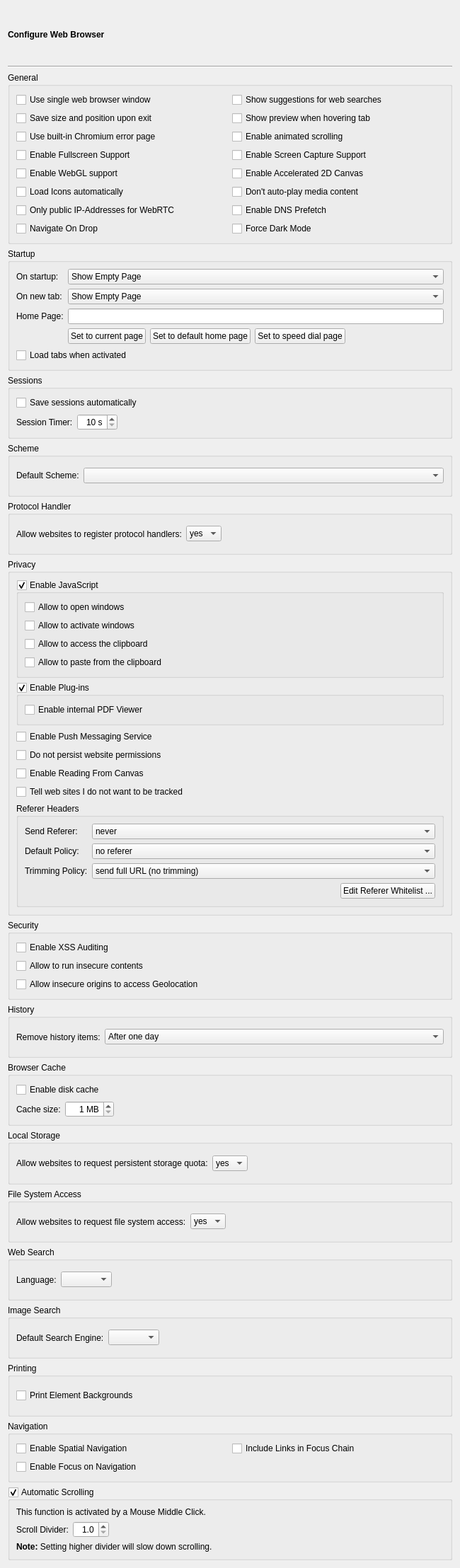
<?xml version="1.0" encoding="UTF-8"?>
<ui version="4.0">
 <class>WebBrowserPage</class>
 <widget class="QWidget" name="WebBrowserPage">
  <property name="geometry">
   <rect>
    <x>0</x>
    <y>0</y>
    <width>650</width>
    <height>2216</height>
   </rect>
  </property>
  <layout class="QVBoxLayout" name="verticalLayout_6">
   <item>
    <widget class="QLabel" name="headerLabel">
     <property name="text">
      <string>&lt;b&gt;Configure Web Browser&lt;/b&gt;</string>
     </property>
    </widget>
   </item>
   <item>
    <widget class="Line" name="line17">
     <property name="frameShape">
      <enum>QFrame::Shape::HLine</enum>
     </property>
     <property name="frameShadow">
      <enum>QFrame::Shadow::Sunken</enum>
     </property>
     <property name="orientation">
      <enum>Qt::Orientation::Horizontal</enum>
     </property>
    </widget>
   </item>
   <item>
    <widget class="QGroupBox" name="groupBox_4">
     <property name="title">
      <string>General</string>
     </property>
     <layout class="QGridLayout" name="gridLayout_5">
      <item row="1" column="0">
       <widget class="QCheckBox" name="saveGeometryCheckBox">
        <property name="toolTip">
         <string>Select to save the window size and position</string>
        </property>
        <property name="text">
         <string>Save size and position upon exit</string>
        </property>
       </widget>
      </item>
      <item row="3" column="1">
       <widget class="QCheckBox" name="screenCaptureCheckBox">
        <property name="toolTip">
         <string>Select to enable screen capture support</string>
        </property>
        <property name="text">
         <string>Enable Screen Capture Support</string>
        </property>
       </widget>
      </item>
      <item row="0" column="0">
       <widget class="QCheckBox" name="singleHelpWindowCheckBox">
        <property name="toolTip">
         <string>Select to use a single web browser window only</string>
        </property>
        <property name="text">
         <string>Use single web browser window</string>
        </property>
       </widget>
      </item>
      <item row="6" column="1">
       <widget class="QCheckBox" name="dnsPrefetchCheckBox">
        <property name="toolTip">
         <string>Select to try to pre-fetch DNS entries to speed up browsing</string>
        </property>
        <property name="text">
         <string>Enable DNS Prefetch</string>
        </property>
       </widget>
      </item>
      <item row="3" column="0">
       <widget class="QCheckBox" name="fullscreenCheckBox">
        <property name="toolTip">
         <string>Select to enable fullscreen support</string>
        </property>
        <property name="text">
         <string>Enable Fullscreen Support</string>
        </property>
       </widget>
      </item>
      <item row="6" column="0">
       <widget class="QCheckBox" name="webRtcPublicOnlyCheckBox">
        <property name="toolTip">
         <string>Select to limit WebRTC to public IP addresses only</string>
        </property>
        <property name="text">
         <string>Only public IP-Addresses for WebRTC</string>
        </property>
       </widget>
      </item>
      <item row="4" column="0">
       <widget class="QCheckBox" name="webGLCheckBox">
        <property name="toolTip">
         <string>Select to enable support for WebGL</string>
        </property>
        <property name="text">
         <string>Enable WebGL support</string>
        </property>
       </widget>
      </item>
      <item row="4" column="1">
       <widget class="QCheckBox" name="accelerated2dCanvasCheckBox">
        <property name="toolTip">
         <string>Select to enable support for accelerated 2D canvas using OpenGL</string>
        </property>
        <property name="text">
         <string>Enable Accelerated 2D Canvas</string>
        </property>
       </widget>
      </item>
      <item row="0" column="1">
       <widget class="QCheckBox" name="webSuggestionsCheckBox">
        <property name="toolTip">
         <string>Select to enable suggestions for web searches</string>
        </property>
        <property name="text">
         <string>Show suggestions for web searches</string>
        </property>
       </widget>
      </item>
      <item row="5" column="1">
       <widget class="QCheckBox" name="autoplayMediaCheckBox">
        <property name="toolTip">
         <string>Select, to inhibit playback of media content until the user interacts with the page</string>
        </property>
        <property name="text">
         <string>Don't auto-play media content</string>
        </property>
       </widget>
      </item>
      <item row="5" column="0">
       <widget class="QCheckBox" name="autoloadIconsCheckBox">
        <property name="toolTip">
         <string>Select to load web site icons automatically</string>
        </property>
        <property name="text">
         <string>Load Icons automatically</string>
        </property>
       </widget>
      </item>
      <item row="2" column="0">
       <widget class="QCheckBox" name="errorPageCheckBox">
        <property name="toolTip">
         <string>Select to enable displaying the built-in Chromium error pages.</string>
        </property>
        <property name="text">
         <string>Use built-in Chromium error page</string>
        </property>
       </widget>
      </item>
      <item row="1" column="1">
       <widget class="QCheckBox" name="showTabPreviews">
        <property name="toolTip">
         <string>Select to show a page preview when the mouse hovers over the tab</string>
        </property>
        <property name="text">
         <string>Show preview when hovering tab</string>
        </property>
       </widget>
      </item>
      <item row="2" column="1">
       <widget class="QCheckBox" name="scrollingCheckBox">
        <property name="toolTip">
         <string>Select to activate animated scrolling</string>
        </property>
        <property name="text">
         <string>Enable animated scrolling</string>
        </property>
       </widget>
      </item>
      <item row="7" column="0">
       <widget class="QCheckBox" name="navigateOnDropCheckBox">
        <property name="toolTip">
         <string>Select to enable navigation by dropping URLs on a view.</string>
        </property>
        <property name="text">
         <string>Navigate On Drop</string>
        </property>
       </widget>
      </item>
      <item row="7" column="1">
       <widget class="QCheckBox" name="forceDarkModeCheckBox">
        <property name="toolTip">
         <string>Select to render all web contents using a dark theme.</string>
        </property>
        <property name="text">
         <string>Force Dark Mode</string>
        </property>
       </widget>
      </item>
     </layout>
    </widget>
   </item>
   <item>
    <widget class="QGroupBox" name="startupGroupBox">
     <property name="title">
      <string>Startup</string>
     </property>
     <layout class="QGridLayout" name="gridLayout_3">
      <item row="0" column="0">
       <widget class="QLabel" name="label">
        <property name="text">
         <string>On startup:</string>
        </property>
       </widget>
      </item>
      <item row="0" column="1" colspan="4">
       <widget class="QComboBox" name="startupCombo">
        <property name="toolTip">
         <string>Select the startup behavior</string>
        </property>
        <item>
         <property name="text">
          <string>Show Empty Page</string>
         </property>
        </item>
        <item>
         <property name="text">
          <string>Show Home Page</string>
         </property>
        </item>
        <item>
         <property name="text">
          <string>Show Speed Dial</string>
         </property>
        </item>
        <item>
         <property name="text">
          <string>Restore Session</string>
         </property>
        </item>
        <item>
         <property name="text">
          <string>Select Session</string>
         </property>
        </item>
       </widget>
      </item>
      <item row="1" column="0">
       <widget class="QLabel" name="label_12">
        <property name="text">
         <string>On new tab:</string>
        </property>
       </widget>
      </item>
      <item row="1" column="1" colspan="4">
       <widget class="QComboBox" name="newTabCombo">
        <property name="toolTip">
         <string>Select the behavior of new tabs</string>
        </property>
        <item>
         <property name="text">
          <string>Show Empty Page</string>
         </property>
        </item>
        <item>
         <property name="text">
          <string>Show Home Page</string>
         </property>
        </item>
        <item>
         <property name="text">
          <string>Show Speed Dial</string>
         </property>
        </item>
       </widget>
      </item>
      <item row="2" column="0">
       <widget class="QLabel" name="homePageLabel">
        <property name="text">
         <string>Home Page:</string>
        </property>
       </widget>
      </item>
      <item row="2" column="1" colspan="4">
       <widget class="QLineEdit" name="homePageEdit">
        <property name="toolTip">
         <string>Enter the desired home page</string>
        </property>
       </widget>
      </item>
      <item row="3" column="1">
       <widget class="QPushButton" name="setCurrentPageButton">
        <property name="toolTip">
         <string>Press to set the current page as the home page</string>
        </property>
        <property name="text">
         <string>Set to current page</string>
        </property>
       </widget>
      </item>
      <item row="3" column="2">
       <widget class="QPushButton" name="defaultHomeButton">
        <property name="toolTip">
         <string>Press to set the default home page</string>
        </property>
        <property name="text">
         <string>Set to default home page</string>
        </property>
       </widget>
      </item>
      <item row="3" column="3">
       <widget class="QPushButton" name="setSpeedDialPageButton">
        <property name="toolTip">
         <string>Press to set the speed dial as the home page</string>
        </property>
        <property name="text">
         <string>Set to speed dial page</string>
        </property>
       </widget>
      </item>
      <item row="3" column="4">
       <spacer name="horizontalSpacer_2">
        <property name="orientation">
         <enum>Qt::Orientation::Horizontal</enum>
        </property>
        <property name="sizeHint" stdset="0">
         <size>
          <width>160</width>
          <height>20</height>
         </size>
        </property>
       </spacer>
      </item>
      <item row="4" column="0" colspan="5">
       <widget class="QCheckBox" name="loadTabOnActivationCheckBox">
        <property name="toolTip">
         <string>Select to load restored tabs when they are activated</string>
        </property>
        <property name="text">
         <string>Load tabs when activated</string>
        </property>
       </widget>
      </item>
     </layout>
     <zorder>label</zorder>
     <zorder>startupCombo</zorder>
     <zorder>homePageLabel</zorder>
     <zorder>homePageEdit</zorder>
     <zorder>setCurrentPageButton</zorder>
     <zorder>defaultHomeButton</zorder>
     <zorder>label_12</zorder>
     <zorder>newTabCombo</zorder>
     <zorder>loadTabOnActivationCheckBox</zorder>
     <zorder>setSpeedDialPageButton</zorder>
    </widget>
   </item>
   <item>
    <widget class="QGroupBox" name="groupBox_8">
     <property name="title">
      <string>Sessions</string>
     </property>
     <layout class="QGridLayout" name="gridLayout_6">
      <item row="0" column="0" colspan="3">
       <widget class="QCheckBox" name="saveSessionCheckBox">
        <property name="toolTip">
         <string>Select to save sessions automatically</string>
        </property>
        <property name="text">
         <string>Save sessions automatically</string>
        </property>
       </widget>
      </item>
      <item row="1" column="0">
       <widget class="QLabel" name="label_13">
        <property name="text">
         <string>Session Timer:</string>
        </property>
       </widget>
      </item>
      <item row="1" column="1">
       <widget class="QSpinBox" name="sessionTimerSpinBox">
        <property name="toolTip">
         <string>Enter the time to save sessions</string>
        </property>
        <property name="alignment">
         <set>Qt::AlignmentFlag::AlignRight|Qt::AlignmentFlag::AlignTrailing|Qt::AlignmentFlag::AlignVCenter</set>
        </property>
        <property name="suffix">
         <string> s</string>
        </property>
        <property name="minimum">
         <number>10</number>
        </property>
        <property name="maximum">
         <number>180</number>
        </property>
        <property name="singleStep">
         <number>1</number>
        </property>
       </widget>
      </item>
      <item row="1" column="2">
       <spacer name="horizontalSpacer_8">
        <property name="orientation">
         <enum>Qt::Orientation::Horizontal</enum>
        </property>
        <property name="sizeHint" stdset="0">
         <size>
          <width>443</width>
          <height>20</height>
         </size>
        </property>
       </spacer>
      </item>
     </layout>
    </widget>
   </item>
   <item>
    <widget class="QGroupBox" name="groupBox_2">
     <property name="title">
      <string>Scheme</string>
     </property>
     <layout class="QGridLayout" name="gridLayout_4">
      <item row="0" column="0">
       <widget class="QLabel" name="label_3">
        <property name="text">
         <string>Default Scheme:</string>
        </property>
       </widget>
      </item>
      <item row="0" column="1">
       <widget class="QComboBox" name="defaultSchemeCombo">
        <property name="sizePolicy">
         <sizepolicy hsizetype="Expanding" vsizetype="Fixed">
          <horstretch>0</horstretch>
          <verstretch>0</verstretch>
         </sizepolicy>
        </property>
        <property name="toolTip">
         <string>Select the default scheme</string>
        </property>
        <property name="whatsThis">
         <string>&lt;b&gt;Default Scheme&lt;/b&gt;&lt;p&gt;Select the default scheme. This scheme is prepended to URLs, that don't contain one.&lt;/p&gt;</string>
        </property>
        <property name="editable">
         <bool>false</bool>
        </property>
       </widget>
      </item>
     </layout>
    </widget>
   </item>
   <item>
    <widget class="QGroupBox" name="groupBox_11">
     <property name="title">
      <string>Protocol Handler</string>
     </property>
     <layout class="QHBoxLayout" name="horizontalLayout_8">
      <item>
       <widget class="QLabel" name="label_18">
        <property name="text">
         <string>Allow websites to register protocol handlers:</string>
        </property>
       </widget>
      </item>
      <item>
       <widget class="QComboBox" name="protocolHandlerComboBox">
        <property name="toolTip">
         <string>Select how to allow websites to register protocol handlers via &quot;navigator.registerProtocolHandler&quot;</string>
        </property>
        <item>
         <property name="text">
          <string>yes</string>
         </property>
        </item>
        <item>
         <property name="text">
          <string>no</string>
         </property>
        </item>
        <item>
         <property name="text">
          <string>ask</string>
         </property>
        </item>
       </widget>
      </item>
      <item>
       <spacer name="horizontalSpacer_9">
        <property name="orientation">
         <enum>Qt::Orientation::Horizontal</enum>
        </property>
        <property name="sizeHint" stdset="0">
         <size>
          <width>272</width>
          <height>20</height>
         </size>
        </property>
       </spacer>
      </item>
     </layout>
    </widget>
   </item>
   <item>
    <widget class="QGroupBox" name="privacyGroup">
     <property name="title">
      <string>Privacy</string>
     </property>
     <layout class="QVBoxLayout" name="verticalLayout_5">
      <item>
       <widget class="QGroupBox" name="javaScriptGroup">
        <property name="toolTip">
         <string>Select to enable JavaScript support</string>
        </property>
        <property name="title">
         <string>Enable JavaScript</string>
        </property>
        <property name="checkable">
         <bool>true</bool>
        </property>
        <layout class="QVBoxLayout" name="verticalLayout_2">
         <item>
          <widget class="QCheckBox" name="jsOpenWindowsCheckBox">
           <property name="toolTip">
            <string>Select to allow JavaScript to open windows</string>
           </property>
           <property name="text">
            <string>Allow to open windows</string>
           </property>
          </widget>
         </item>
         <item>
          <widget class="QCheckBox" name="jsActivateWindowsCheckBox">
           <property name="toolTip">
            <string>Select to allow JavaScript to activate windows</string>
           </property>
           <property name="text">
            <string>Allow to activate windows</string>
           </property>
          </widget>
         </item>
         <item>
          <widget class="QCheckBox" name="jsClipboardCheckBox">
           <property name="toolTip">
            <string>Select to allow JavaScript to access the clipboard</string>
           </property>
           <property name="text">
            <string>Allow to access the clipboard</string>
           </property>
          </widget>
         </item>
         <item>
          <widget class="QCheckBox" name="jsPasteCheckBox">
           <property name="toolTip">
            <string>Select to allow JavaScript to paste from the clipboard (this needs access to the clipboard)</string>
           </property>
           <property name="text">
            <string>Allow to paste from the clipboard</string>
           </property>
          </widget>
         </item>
        </layout>
       </widget>
      </item>
      <item>
       <widget class="QGroupBox" name="pluginsGroup">
        <property name="toolTip">
         <string>Select to enable plugins in web pages</string>
        </property>
        <property name="title">
         <string>Enable Plug-ins</string>
        </property>
        <property name="checkable">
         <bool>true</bool>
        </property>
        <layout class="QVBoxLayout" name="verticalLayout_3">
         <item>
          <widget class="QCheckBox" name="pdfViewerCheckBox">
           <property name="toolTip">
            <string>Select to enable the built-in PDF Viewer</string>
           </property>
           <property name="text">
            <string>Enable internal PDF Viewer</string>
           </property>
          </widget>
         </item>
        </layout>
       </widget>
      </item>
      <item>
       <widget class="QCheckBox" name="pushServiceCheckBox">
        <property name="toolTip">
         <string>&lt;p&gt;Select to enable the push messaging service.&lt;/p&gt;
&lt;p&gt;&lt;b&gt;Note:&lt;/b&gt; All push messages will go through the Google push service and its respective servers.&lt;/p&gt;</string>
        </property>
        <property name="text">
         <string>Enable Push Messaging Service</string>
        </property>
       </widget>
      </item>
      <item>
       <widget class="QCheckBox" name="noPersistentPermissionsCheckBox">
        <property name="toolTip">
         <string>Select to store website permission settings in memory only.</string>
        </property>
        <property name="text">
         <string>Do not persist website permissions</string>
        </property>
       </widget>
      </item>
      <item>
       <widget class="QCheckBox" name="readingFromCanvasCheckBox">
        <property name="toolTip">
         <string>&lt;p&gt;Select to allow reading from all canvas elements.&lt;/p&gt;
&lt;p&gt;&lt;b&gt;Note:&lt;/b&gt; Disable this option to prevent canvas fingerprinting.&lt;/p&gt;</string>
        </property>
        <property name="text">
         <string>Enable Reading From Canvas</string>
        </property>
       </widget>
      </item>
      <item>
       <widget class="QCheckBox" name="doNotTrackCheckBox">
        <property name="toolTip">
         <string>Select to enabled the &quot;Do Not Track&quot; feature</string>
        </property>
        <property name="text">
         <string>Tell web sites I do not want to be tracked</string>
        </property>
       </widget>
      </item>
      <item>
       <widget class="QGroupBox" name="groupBox_9">
        <property name="title">
         <string>Referer Headers</string>
        </property>
        <layout class="QGridLayout" name="gridLayout_7">
         <item row="0" column="0">
          <widget class="QLabel" name="label_14">
           <property name="text">
            <string>Send Referer:</string>
           </property>
          </widget>
         </item>
         <item row="0" column="1">
          <widget class="QComboBox" name="refererSendComboBox">
           <property name="sizePolicy">
            <sizepolicy hsizetype="Expanding" vsizetype="Fixed">
             <horstretch>0</horstretch>
             <verstretch>0</verstretch>
            </sizepolicy>
           </property>
           <property name="toolTip">
            <string>Select when to send a referer header (independent of origin)</string>
           </property>
           <property name="whatsThis">
            <string>&lt;b&gt;Send Referer&lt;/b&gt;
&lt;p&gt;Select, when to send a referer header. This is independent of the requested URL. If a referer header is to be sent, further rules will be applied.&lt;/p&gt;</string>
           </property>
           <item>
            <property name="text">
             <string>never</string>
            </property>
           </item>
           <item>
            <property name="text">
             <string>on click only</string>
            </property>
           </item>
           <item>
            <property name="text">
             <string>always</string>
            </property>
           </item>
          </widget>
         </item>
         <item row="1" column="0">
          <widget class="QLabel" name="label_16">
           <property name="text">
            <string>Default Policy:</string>
           </property>
          </widget>
         </item>
         <item row="1" column="1">
          <widget class="QComboBox" name="refererDefaultPolicyCcomboBox">
           <property name="sizePolicy">
            <sizepolicy hsizetype="Expanding" vsizetype="Fixed">
             <horstretch>0</horstretch>
             <verstretch>0</verstretch>
            </sizepolicy>
           </property>
           <property name="toolTip">
            <string>Select when to send a referer header depending on origin</string>
           </property>
           <property name="whatsThis">
            <string>&lt;b&gt;Default Policy&lt;/b&gt;
&lt;p&gt;Select when to send a referer header depending on origin.&lt;/p&gt;
&lt;ul&gt;
&lt;li&gt;no referer - don't send a referer header&lt;/li&gt;
&lt;li&gt;only when same origin - don't send a referer header if the origin of the target is different&lt;/li&gt;
&lt;li&gt;only origin when cross origin - send trimmed referer header only when same origin, the referer origin when the target is potentially trustworthy and no header otherwise&lt;/li&gt;
&lt;li&gt;no referer when downgrading - don't send a referer header when the target is not potentially trustworthy&lt;/li&gt;
&lt;/ul&gt;</string>
           </property>
           <item>
            <property name="text">
             <string>no referer</string>
            </property>
           </item>
           <item>
            <property name="text">
             <string>only when same origin</string>
            </property>
           </item>
           <item>
            <property name="text">
             <string>only origin when cross origin</string>
            </property>
           </item>
           <item>
            <property name="text">
             <string>no referer when downgrading</string>
            </property>
           </item>
          </widget>
         </item>
         <item row="2" column="0">
          <widget class="QLabel" name="label_15">
           <property name="text">
            <string>Trimming Policy:</string>
           </property>
          </widget>
         </item>
         <item row="2" column="1">
          <widget class="QComboBox" name="refererTrimmingPolicyComboBox">
           <property name="sizePolicy">
            <sizepolicy hsizetype="Expanding" vsizetype="Fixed">
             <horstretch>0</horstretch>
             <verstretch>0</verstretch>
            </sizepolicy>
           </property>
           <property name="toolTip">
            <string>Select how the referer URL shall be trimmed</string>
           </property>
           <property name="whatsThis">
            <string>&lt;b&gt;Trimming Policy&lt;/b&gt;
&lt;p&gt;Select how the referer URL shall be trimmed. The selected rule is applied, when sending a complete referer URL.&lt;/p&gt;
&lt;ul&gt;
&lt;li&gt;send full URL (no trimming) - this does not perform any trimming beyond removing the user information and any fragment&lt;/li&gt;
&lt;li&gt;send the URL without its query string - this removes the user information and the query string&lt;/li&gt;
&lt;li&gt;only send the origin - this shortens the referer URL to the origin, i.e. scheme, host and port only&lt;/li&gt;
&lt;/ul&gt;</string>
           </property>
           <item>
            <property name="text">
             <string>send full URL (no trimming)</string>
            </property>
           </item>
           <item>
            <property name="text">
             <string>send the URL without its query string</string>
            </property>
           </item>
           <item>
            <property name="text">
             <string>only send the origin</string>
            </property>
           </item>
          </widget>
         </item>
         <item row="3" column="0" colspan="2">
          <layout class="QHBoxLayout" name="horizontalLayout_4">
           <item>
            <spacer name="horizontalSpacer_6">
             <property name="orientation">
              <enum>Qt::Orientation::Horizontal</enum>
             </property>
             <property name="sizeHint" stdset="0">
              <size>
               <width>268</width>
               <height>20</height>
              </size>
             </property>
            </spacer>
           </item>
           <item>
            <widget class="QPushButton" name="refererWhitelistButton">
             <property name="toolTip">
              <string>Press to edit the list of whitelisted hosts</string>
             </property>
             <property name="text">
              <string>Edit Referer Whitelist ...</string>
             </property>
            </widget>
           </item>
          </layout>
         </item>
        </layout>
       </widget>
      </item>
     </layout>
    </widget>
   </item>
   <item>
    <widget class="QGroupBox" name="groupBox_6">
     <property name="title">
      <string>Security</string>
     </property>
     <layout class="QVBoxLayout" name="verticalLayout_4">
      <item>
       <widget class="QCheckBox" name="xssAuditingCheckBox">
        <property name="toolTip">
         <string>Select to enable XSS auditing</string>
        </property>
        <property name="whatsThis">
         <string>&lt;b&gt;Enable XSS Auditing&lt;/b&gt;
&lt;p&gt;This selects whether load requests should be monitored for cross-site scripting attempts. Suspicious scripts will be blocked. These will be reported in the JavaScript console. Enabling this feature might have an impact on performance.&lt;/p&gt;</string>
        </property>
        <property name="text">
         <string>Enable XSS Auditing</string>
        </property>
       </widget>
      </item>
      <item>
       <widget class="QCheckBox" name="insecureContentsCheckBox">
        <property name="toolTip">
         <string>Select to allow HTTPS pages to run JavaScript, CSS, plugins or web-sockets from HTTP URLs</string>
        </property>
        <property name="text">
         <string>Allow to run insecure contents</string>
        </property>
       </widget>
      </item>
      <item>
       <widget class="QCheckBox" name="insecureGeolocationCheckBox">
        <property name="toolTip">
         <string>Select to allow insecure origins (i.e. those not having an https:// URL) to request Geolocation features.</string>
        </property>
        <property name="text">
         <string>Allow insecure origins to access Geolocation</string>
        </property>
       </widget>
      </item>
     </layout>
    </widget>
   </item>
   <item>
    <widget class="QGroupBox" name="groupBox">
     <property name="title">
      <string>History</string>
     </property>
     <layout class="QHBoxLayout" name="horizontalLayout">
      <item>
       <widget class="QLabel" name="label_4">
        <property name="text">
         <string>Remove history items:</string>
        </property>
       </widget>
      </item>
      <item>
       <widget class="QComboBox" name="expireHistory">
        <property name="sizePolicy">
         <sizepolicy hsizetype="Expanding" vsizetype="Fixed">
          <horstretch>0</horstretch>
          <verstretch>0</verstretch>
         </sizepolicy>
        </property>
        <property name="toolTip">
         <string>Select the period for expiration of history entries</string>
        </property>
        <item>
         <property name="text">
          <string>After one day</string>
         </property>
        </item>
        <item>
         <property name="text">
          <string>After one week</string>
         </property>
        </item>
        <item>
         <property name="text">
          <string>After two weeks</string>
         </property>
        </item>
        <item>
         <property name="text">
          <string>After one month</string>
         </property>
        </item>
        <item>
         <property name="text">
          <string>After one year</string>
         </property>
        </item>
        <item>
         <property name="text">
          <string>Manually</string>
         </property>
        </item>
        <item>
         <property name="text">
          <string>On application exit</string>
         </property>
        </item>
       </widget>
      </item>
     </layout>
    </widget>
   </item>
   <item>
    <widget class="QGroupBox" name="cacheGroup">
     <property name="title">
      <string>Browser Cache</string>
     </property>
     <layout class="QGridLayout" name="gridLayout_2">
      <item row="0" column="0" colspan="3">
       <widget class="QCheckBox" name="diskCacheCheckBox">
        <property name="text">
         <string>Enable disk cache</string>
        </property>
       </widget>
      </item>
      <item row="1" column="0">
       <widget class="QLabel" name="label_7">
        <property name="text">
         <string>Cache size:</string>
        </property>
       </widget>
      </item>
      <item row="1" column="1">
       <widget class="QSpinBox" name="cacheSizeSpinBox">
        <property name="toolTip">
         <string>Enter the maximum size of the disk cache</string>
        </property>
        <property name="alignment">
         <set>Qt::AlignmentFlag::AlignRight|Qt::AlignmentFlag::AlignTrailing|Qt::AlignmentFlag::AlignVCenter</set>
        </property>
        <property name="suffix">
         <string> MB</string>
        </property>
        <property name="minimum">
         <number>1</number>
        </property>
        <property name="maximum">
         <number>999</number>
        </property>
       </widget>
      </item>
      <item row="1" column="2">
       <spacer name="horizontalSpacer">
        <property name="orientation">
         <enum>Qt::Orientation::Horizontal</enum>
        </property>
        <property name="sizeHint" stdset="0">
         <size>
          <width>410</width>
          <height>20</height>
         </size>
        </property>
       </spacer>
      </item>
     </layout>
    </widget>
   </item>
   <item>
    <widget class="QGroupBox" name="groupBox_10">
     <property name="title">
      <string>Local Storage</string>
     </property>
     <layout class="QHBoxLayout" name="horizontalLayout_7">
      <item>
       <widget class="QLabel" name="label_17">
        <property name="text">
         <string>Allow websites to request persistent storage quota:</string>
        </property>
       </widget>
      </item>
      <item>
       <widget class="QComboBox" name="requestQuotaComboBox">
        <property name="toolTip">
         <string>Select how to allow websites to request persistent storage quota via &quot;navigator.webkitPersistentStorage.requestQuota&quot;</string>
        </property>
        <item>
         <property name="text">
          <string>yes</string>
         </property>
        </item>
        <item>
         <property name="text">
          <string>no</string>
         </property>
        </item>
        <item>
         <property name="text">
          <string>ask</string>
         </property>
        </item>
       </widget>
      </item>
      <item>
       <spacer name="horizontalSpacer_10">
        <property name="orientation">
         <enum>Qt::Orientation::Horizontal</enum>
        </property>
        <property name="sizeHint" stdset="0">
         <size>
          <width>230</width>
          <height>20</height>
         </size>
        </property>
       </spacer>
      </item>
     </layout>
    </widget>
   </item>
   <item>
    <widget class="QGroupBox" name="groupBox_12">
     <property name="title">
      <string>File System Access</string>
     </property>
     <layout class="QHBoxLayout" name="horizontalLayout_9">
      <item>
       <widget class="QLabel" name="label_2">
        <property name="text">
         <string>Allow websites to request file system access:</string>
        </property>
       </widget>
      </item>
      <item>
       <widget class="QComboBox" name="fileSystemAccessComboBox">
        <property name="toolTip">
         <string>Select how to allow websites to request file system access</string>
        </property>
        <item>
         <property name="text">
          <string>yes</string>
         </property>
        </item>
        <item>
         <property name="text">
          <string>no</string>
         </property>
        </item>
        <item>
         <property name="text">
          <string>ask</string>
         </property>
        </item>
       </widget>
      </item>
      <item>
       <spacer name="horizontalSpacer_11">
        <property name="orientation">
         <enum>Qt::Orientation::Horizontal</enum>
        </property>
        <property name="sizeHint" stdset="0">
         <size>
          <width>271</width>
          <height>20</height>
         </size>
        </property>
       </spacer>
      </item>
     </layout>
    </widget>
   </item>
   <item>
    <widget class="QGroupBox" name="groupBox_5">
     <property name="title">
      <string>Web Search</string>
     </property>
     <layout class="QHBoxLayout" name="horizontalLayout_2">
      <item>
       <widget class="QLabel" name="label_5">
        <property name="text">
         <string>Language:</string>
        </property>
       </widget>
      </item>
      <item>
       <widget class="QComboBox" name="languageCombo">
        <property name="toolTip">
         <string>Select the language to be used for web searches</string>
        </property>
        <property name="sizeAdjustPolicy">
         <enum>QComboBox::SizeAdjustPolicy::AdjustToContents</enum>
        </property>
       </widget>
      </item>
      <item>
       <spacer name="horizontalSpacer_3">
        <property name="orientation">
         <enum>Qt::Orientation::Horizontal</enum>
        </property>
        <property name="sizeHint" stdset="0">
         <size>
          <width>450</width>
          <height>20</height>
         </size>
        </property>
       </spacer>
      </item>
     </layout>
    </widget>
   </item>
   <item>
    <widget class="QGroupBox" name="imageSearchGroup">
     <property name="title">
      <string>Image Search</string>
     </property>
     <layout class="QHBoxLayout" name="horizontalLayout_3">
      <item>
       <widget class="QLabel" name="label_8">
        <property name="text">
         <string>Default Search Engine:</string>
        </property>
       </widget>
      </item>
      <item>
       <widget class="QComboBox" name="imageSearchComboBox">
        <property name="toolTip">
         <string>Select the default search engine for image searches</string>
        </property>
       </widget>
      </item>
      <item>
       <spacer name="horizontalSpacer_5">
        <property name="orientation">
         <enum>Qt::Orientation::Horizontal</enum>
        </property>
        <property name="sizeHint" stdset="0">
         <size>
          <width>383</width>
          <height>20</height>
         </size>
        </property>
       </spacer>
      </item>
     </layout>
    </widget>
   </item>
   <item>
    <widget class="QGroupBox" name="groupBox_7">
     <property name="title">
      <string>Printing</string>
     </property>
     <layout class="QHBoxLayout" name="horizontalLayout_6">
      <item>
       <widget class="QCheckBox" name="printBackgroundCheckBox">
        <property name="toolTip">
         <string>Select to print the background of page elements as well</string>
        </property>
        <property name="text">
         <string>Print Element Backgrounds</string>
        </property>
       </widget>
      </item>
     </layout>
    </widget>
   </item>
   <item>
    <widget class="QGroupBox" name="groupBox_3">
     <property name="title">
      <string>Navigation</string>
     </property>
     <layout class="QGridLayout" name="gridLayout">
      <item row="0" column="0">
       <widget class="QCheckBox" name="spatialCheckBox">
        <property name="toolTip">
         <string>Select to enable the spatial navigation feature</string>
        </property>
        <property name="whatsThis">
         <string>&lt;b&gt;Enable Spatial Navigation&lt;/b&gt;
&lt;p&gt;This enables or disables the Spatial Navigation feature, which consists in the ability to navigate between focusable elements in a Web page, such as hyperlinks and form controls, by using Left, Right, Up and Down arrow keys. For example, if a user presses the Right key, heuristics determine whether there is an element he might be trying to reach towards the right and which element he probably wants.&lt;/p&gt;</string>
        </property>
        <property name="text">
         <string>Enable Spatial Navigation</string>
        </property>
       </widget>
      </item>
      <item row="0" column="1">
       <widget class="QCheckBox" name="linksInFocusChainCheckBox">
        <property name="toolTip">
         <string>Select to include links in focus chain</string>
        </property>
        <property name="whatsThis">
         <string>&lt;b&gt;Include Links in Focus Chain&lt;/b&gt;
&lt;p&gt;This selects whether hyperlinks should be included in the keyboard focus chain.&lt;/p&gt;</string>
        </property>
        <property name="text">
         <string>Include Links in Focus Chain</string>
        </property>
       </widget>
      </item>
      <item row="1" column="0">
       <widget class="QCheckBox" name="focusOnNavigationCheckBox">
        <property name="toolTip">
         <string>Select to give the focus to the view whenever a navigation event occurs</string>
        </property>
        <property name="text">
         <string>Enable Focus on Navigation</string>
        </property>
       </widget>
      </item>
     </layout>
    </widget>
   </item>
   <item>
    <widget class="QGroupBox" name="autoScrollGroupBox">
     <property name="toolTip">
      <string>Select to enable the auto-scroller</string>
     </property>
     <property name="title">
      <string>Automatic Scrolling</string>
     </property>
     <property name="checkable">
      <bool>true</bool>
     </property>
     <layout class="QVBoxLayout" name="verticalLayout">
      <item>
       <widget class="QLabel" name="label_11">
        <property name="text">
         <string>This function is activated by a Mouse Middle Click.</string>
        </property>
        <property name="wordWrap">
         <bool>true</bool>
        </property>
       </widget>
      </item>
      <item>
       <layout class="QHBoxLayout" name="horizontalLayout_5">
        <item>
         <widget class="QLabel" name="label_9">
          <property name="text">
           <string>Scroll Divider:</string>
          </property>
         </widget>
        </item>
        <item>
         <widget class="QDoubleSpinBox" name="autoScrollDividerSpinBox">
          <property name="toolTip">
           <string>Enter the auto-scroll divider value</string>
          </property>
          <property name="alignment">
           <set>Qt::AlignmentFlag::AlignRight|Qt::AlignmentFlag::AlignTrailing|Qt::AlignmentFlag::AlignVCenter</set>
          </property>
          <property name="decimals">
           <number>1</number>
          </property>
          <property name="minimum">
           <double>1.000000000000000</double>
          </property>
          <property name="maximum">
           <double>99.900000000000006</double>
          </property>
         </widget>
        </item>
        <item>
         <spacer name="horizontalSpacer_7">
          <property name="orientation">
           <enum>Qt::Orientation::Horizontal</enum>
          </property>
          <property name="sizeHint" stdset="0">
           <size>
            <width>40</width>
            <height>20</height>
           </size>
          </property>
         </spacer>
        </item>
       </layout>
      </item>
      <item>
       <widget class="QLabel" name="label_10">
        <property name="text">
         <string>&lt;b&gt;Note:&lt;/b&gt; Setting higher divider will slow down scrolling.</string>
        </property>
        <property name="wordWrap">
         <bool>true</bool>
        </property>
       </widget>
      </item>
     </layout>
    </widget>
   </item>
  </layout>
 </widget>
 <tabstops>
  <tabstop>singleHelpWindowCheckBox</tabstop>
  <tabstop>webSuggestionsCheckBox</tabstop>
  <tabstop>saveGeometryCheckBox</tabstop>
  <tabstop>showTabPreviews</tabstop>
  <tabstop>errorPageCheckBox</tabstop>
  <tabstop>scrollingCheckBox</tabstop>
  <tabstop>fullscreenCheckBox</tabstop>
  <tabstop>screenCaptureCheckBox</tabstop>
  <tabstop>webGLCheckBox</tabstop>
  <tabstop>accelerated2dCanvasCheckBox</tabstop>
  <tabstop>autoloadIconsCheckBox</tabstop>
  <tabstop>autoplayMediaCheckBox</tabstop>
  <tabstop>webRtcPublicOnlyCheckBox</tabstop>
  <tabstop>dnsPrefetchCheckBox</tabstop>
  <tabstop>navigateOnDropCheckBox</tabstop>
  <tabstop>forceDarkModeCheckBox</tabstop>
  <tabstop>startupCombo</tabstop>
  <tabstop>newTabCombo</tabstop>
  <tabstop>homePageEdit</tabstop>
  <tabstop>setCurrentPageButton</tabstop>
  <tabstop>defaultHomeButton</tabstop>
  <tabstop>setSpeedDialPageButton</tabstop>
  <tabstop>loadTabOnActivationCheckBox</tabstop>
  <tabstop>saveSessionCheckBox</tabstop>
  <tabstop>sessionTimerSpinBox</tabstop>
  <tabstop>defaultSchemeCombo</tabstop>
  <tabstop>protocolHandlerComboBox</tabstop>
  <tabstop>javaScriptGroup</tabstop>
  <tabstop>jsOpenWindowsCheckBox</tabstop>
  <tabstop>jsActivateWindowsCheckBox</tabstop>
  <tabstop>jsClipboardCheckBox</tabstop>
  <tabstop>jsPasteCheckBox</tabstop>
  <tabstop>pluginsGroup</tabstop>
  <tabstop>pdfViewerCheckBox</tabstop>
  <tabstop>pushServiceCheckBox</tabstop>
  <tabstop>noPersistentPermissionsCheckBox</tabstop>
  <tabstop>readingFromCanvasCheckBox</tabstop>
  <tabstop>doNotTrackCheckBox</tabstop>
  <tabstop>refererSendComboBox</tabstop>
  <tabstop>refererDefaultPolicyCcomboBox</tabstop>
  <tabstop>refererTrimmingPolicyComboBox</tabstop>
  <tabstop>refererWhitelistButton</tabstop>
  <tabstop>xssAuditingCheckBox</tabstop>
  <tabstop>insecureContentsCheckBox</tabstop>
  <tabstop>insecureGeolocationCheckBox</tabstop>
  <tabstop>expireHistory</tabstop>
  <tabstop>diskCacheCheckBox</tabstop>
  <tabstop>cacheSizeSpinBox</tabstop>
  <tabstop>requestQuotaComboBox</tabstop>
  <tabstop>fileSystemAccessComboBox</tabstop>
  <tabstop>languageCombo</tabstop>
  <tabstop>imageSearchComboBox</tabstop>
  <tabstop>printBackgroundCheckBox</tabstop>
  <tabstop>spatialCheckBox</tabstop>
  <tabstop>linksInFocusChainCheckBox</tabstop>
  <tabstop>focusOnNavigationCheckBox</tabstop>
  <tabstop>autoScrollGroupBox</tabstop>
  <tabstop>autoScrollDividerSpinBox</tabstop>
 </tabstops>
 <resources/>
 <connections/>
</ui>
